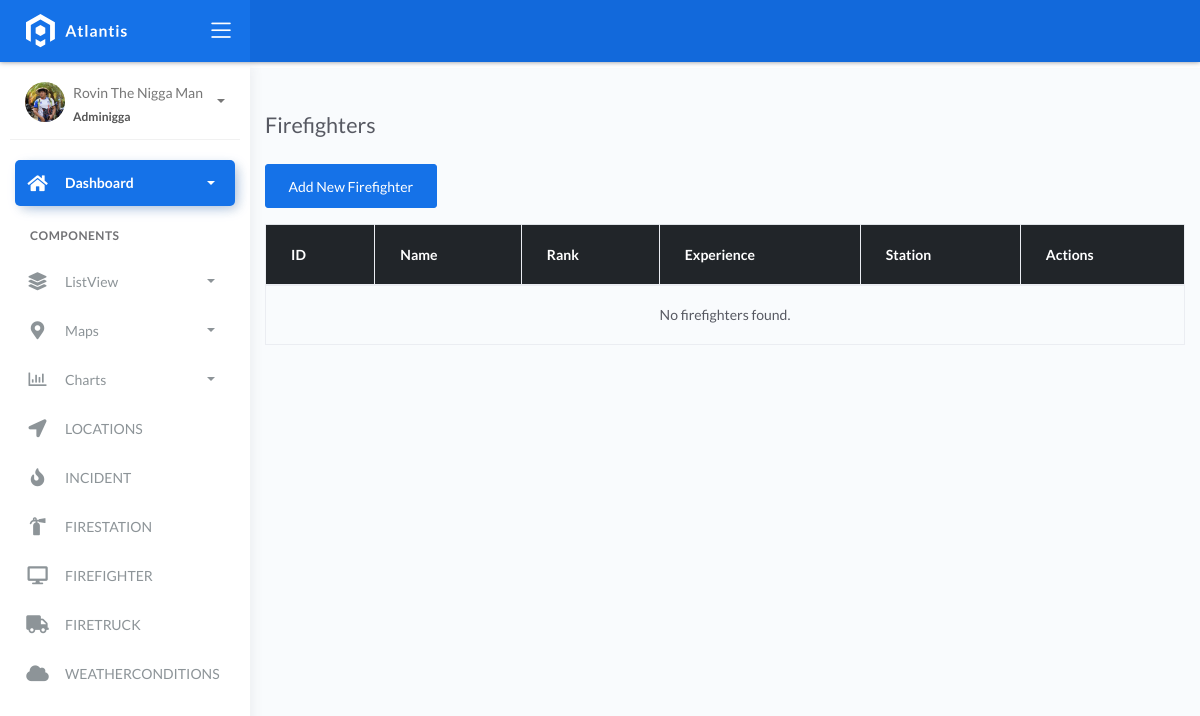
The page /firefighter_list/ on the database as committed earlier.
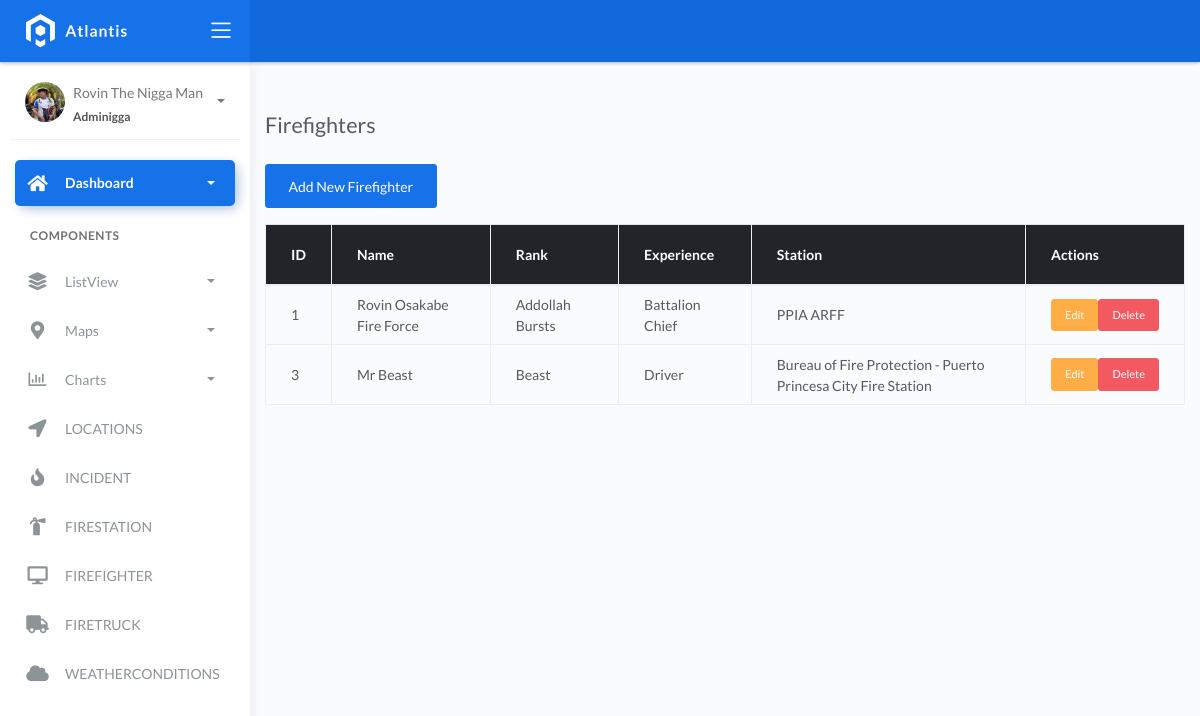
The same page on the database as committed later.
### fire/models.py (models this page shows, shortened)
class BaseModel(models.Model):
    created_at = models.DateTimeField(auto_now_add=True, db_index=True)
    updated_at = models.DateTimeField(auto_now=True)
    class Meta:
        abstract = True

class Firefighters(BaseModel):
    XP_CHOICES = (
        ('Probationary Firefighter', 'Probationary Firefighter'),
        ('Firefighter I', 'Firefighter I'),
        ('Firefighter II', 'Firefighter II'),
        ('Firefighter III', 'Firefighter III'),
        ('Driver', 'Driver'),
        ('Captain', 'Captain'),
        ('Battalion Chief', 'Battalion Chief'),
    )
    name = models.CharField(max_length=150)
    rank = models.CharField(max_length=150)
    experience_level = models.CharField(max_length=45, null=True, blank=True, choices=XP_CHOICES)
    station = models.ForeignKey(FireStation, on_delete=models.CASCADE)

class FireStation(BaseModel):
    name = models.CharField(max_length=150)
    latitude = models.DecimalField(
        max_digits=22, decimal_places=16, null=True, blank=True)
    longitude = models.DecimalField(
        max_digits=22, decimal_places=16, null=True, blank=True)
    address = models.CharField(max_length=150)
    city = models.CharField(max_length=150)  # can be in separate table
    country = models.CharField(max_length=150)  # can be in separate table

### fire/views.py (the view)
# urls.py: path('firefighter_list/', FirefighterListView.as_view(), name='firefighter-list'),
class FirefighterListView(ListView):
    model = Firefighters
    template_name = 'firefighter_list.html'
    context_object_name = 'firefighters'

### templates/firefighter_list.html
{% extends 'base.html' %}
{% block content %}
<div class="container mt-5">
    <h2 class="mb-4">Firefighters</h2>
    <a href="{% url 'firefighter-add' %}" class="btn btn-primary mb-3">Add New Firefighter</a>
    <table class="table table-bordered table-hover">
        <thead class="table-dark">
            <tr>
                <th>ID</th>
                <th>Name</th>
                <th>Rank</th>
                <th>Experience</th>
                <th>Station</th>
                <th>Actions</th>
            </tr>
        </thead>
        <tbody>
            {% for f in firefighters %}
            <tr>
                <td>{{ f.id }}</td>
                <td>{{ f.name }}</td>
                <td>{{ f.rank }}</td>
                <td>{{ f.experience_level }}</td>
                <td>{{ f.station.name }}</td>
                <td>
                    <div class="d-flex gap-2">
                        <a href="{% url 'firefighter-edit' f.pk %}" class="btn btn-sm btn-warning">Edit</a>
                        <a href="{% url 'firefighter-delete' f.pk %}" class="btn btn-sm btn-danger">Delete</a>
                    </div>
                </td>
            </tr>
            {% empty %}
            <tr>
                <td colspan="6" class="text-center">No firefighters found.</td>
            </tr>
            {% endfor %}
        </tbody>
    </table>
</div>
{% endblock %}

Rows that differ between the two databases and show on the page:
added Firefighters: id "1", name "Rovin Osakabe Fire Force", rank "Addollah Bursts", experience_level "Battalion Chief", station.name "PPIA ARFF"
added Firefighters: id "3", name "Mr Beast", rank "Beast", experience_level "Driver", station.name "Bureau of Fire Protection - Puerto Princesa City Fire Station"
Other text that changed with them:
text no longer shown: "No firefighters found."
